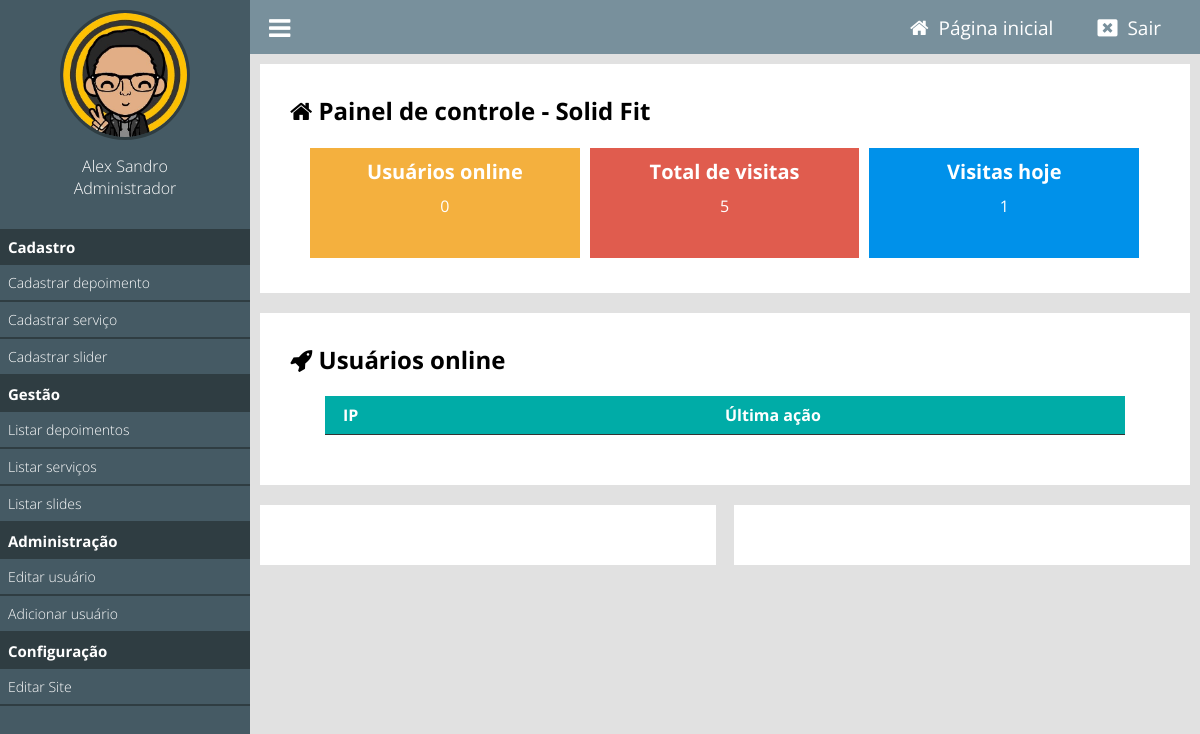
The app's page /painel/ (signed in), older data.
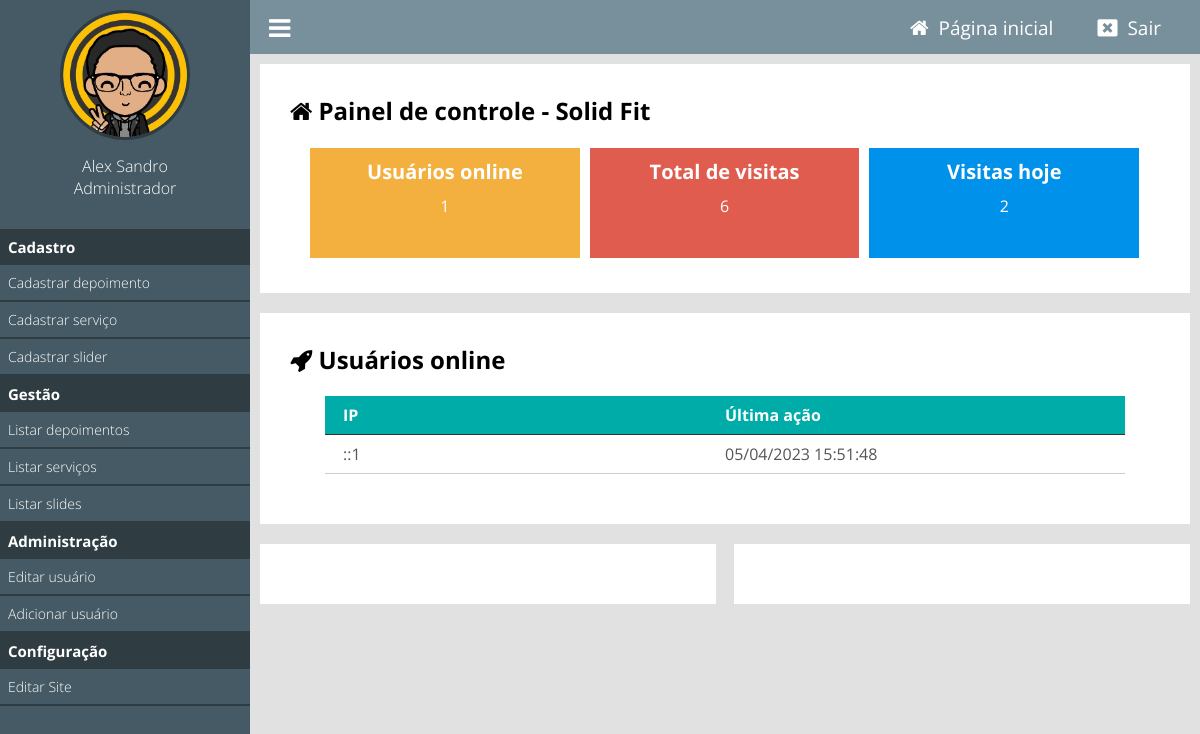
The same page, newer data.
### classes/MySql.php (called while the page is built)
<?php
    class MySql{
        private static $pdo;
        public static function conectar(){
            if(self::$pdo == null){
                try{
                    self::$pdo = new PDO('mysql:host='.HOST.';dbname='.DATABASE,USER,PASSWORD,array(PDO::MYSQL_ATTR_INIT_COMMAND => "SET NAMES utf8"));
                    self::$pdo->setAttribute(PDO::ATTR_ERRMODE,PDO::ERRMODE_EXCEPTION);
                }catch(Exception $e) {
                    echo 'erro ao conectar, tente novamente mais tarde';
                }
            }
            return self::$pdo;
        }
    }
?>

### painel/pages/home.php (the view, shortened to what this page needs)
<?php
    $usuariosOnline = Painel::listarUsuariosOnline();
    $pegarVisitasTotais = MySql::conectar()->prepare("SELECT * FROM `tb_admin.visitas`");
    $pegarVisitasTotais->execute();
    $pegarVisitasTotais = $pegarVisitasTotais->rowCount();
    $pegarVisitasHoje = MySql::conectar()->prepare("SELECT * FROM `tb_admin.visitas` WHERE dia =?");
    $pegarVisitasHoje->execute(array(date('Y-m-d')));
    $pegarVisitasHoje = $pegarVisitasHoje->rowCount();
?>
<div class="box-content left w100">
    <h2><i class="fa fa-home"></i> Painel de controle - <?php echo NOME_EMPRESA ?></h2>
    <div class="box-metricas">
    <div class="box-metrica-single">
        <div class="box-metrica-wraper">
            <h2>Usuários  online</h2>
                <p><?php echo count($usuariosOnline); ?></p>
            </div>
        </div>
        <div class="box-metrica-single">
            <div class="box-metrica-wraper">
                <h2>Total de visitas</h2>
                <p><?php echo $pegarVisitasTotais; ?></p>
            </div>
        </div>
        <div class="box-metrica-single">
            <div class="box-metrica-wraper">
                <h2>Visitas hoje</h2>
                <p><?php echo $pegarVisitasHoje; ?></p>
            </div>
        </div>
    </div>
</div>
<div class="box-content left w100">
    <h2><i class="fa fa-rocket" aria-hidden="true"></i> Usuários online</h2>
    <div class="table-responsive">
        <div class="row">
            <div class="col">
                <span>IP</span>
            </div>
            <div class="col">
                <span>Última ação</span>
            </div>
        </div>
    <?php
        foreach ($usuariosOnline as $key => $value) {
    ?>
        <div class="row">
            <div class="col">
                <span><?php echo $value['ip'] ?></span>
            </div>
            <div class="col">
                <span><?php echo date('d/m/Y H:i:s',strtotime($value['ultima_acao'])) ?></span>
            </div>
        </div>
    <?php } ?>
    </div>
</div>
    <div class="box-content left w50">
    </div>
    <div class="box-content right w50">
    </div>

### painel/index.php
<?php
    include('../config.php');
    if(Painel::logado() == false){
        include('login.php');
    } else {
        include('main.php');
    }
?>

### painel/main.php (shortened to what this page needs)
<!DOCTYPE html>
<html lang="pt-br">
<head>
    <link rel="stylesheet" href="https://cdnjs.cloudflare.com/ajax/libs/font-awesome/4.7.0/css/font-awesome.min.css">
    <link href="<?php echo INCLUDE_PATH_PAINEL ?>css/style.css" rel="stylesheet"/>
</head>
<body>
<div class="menu">
    <div class="menu-wraper">
        <div class="box-usuario">
            <?php
                if($_SESSION['img'] == ''){
            ?>
                <div class="avatar-usuario">
                    <i class="fa fa-user"></i>
                </div>
            <?php } else { ?>
                <div class="imagem-usuario">
                    <img src="<?php echo INCLUDE_PATH_PAINEL ?>uploads/<?php echo $_SESSION['img']; ?>" />
                </div>
            <?php } ?>
            <div class="nome-usuario">
                <p><?php echo $_SESSION['nome']; ?></p>
                <p><?php echo pegaCargo($_SESSION['cargo']); ?></p>
            </div>
        </div>
        <div class="items-menu">
            <h2>Cadastro</h2>
            <a <?php selecionadoMenu('cadastrar-depoimento'); ?>href="<?php echo INCLUDE_PATH_PAINEL ?>cadastrar-depoimento">Cadastrar depoimento</a>
            <a <?php selecionadoMenu('cadastrar-servico'); ?>href="">Cadastrar serviço</a>
            <a <?php selecionadoMenu('cadastrar-slider'); ?>href="">Cadastrar slider</a>
            <h2>Gestão</h2>
            <a <?php selecionadoMenu('listar-depoimentos'); ?>href="">Listar depoimentos</a>
            <a <?php selecionadoMenu('listar-serviços'); ?>href="">Listar serviços</a>
            <a <?php selecionadoMenu('listar-slides'); ?>href="">Listar slides</a>
            <h2>Administração</h2>
            <a <?php selecionadoMenu('editar-usuario'); ?>href="<?php echo INCLUDE_PATH_PAINEL ?>editar-usuario">Editar usuário</a>
            <a <?php selecionadoMenu('adicionar-usuario'); ?> <?php verificaPermissaoMenu(2); ?> href="<?php echo INCLUDE_PATH_PAINEL ?>adicionar-usuario">Adicionar usuário</a>
            <h2>Configuração</h2>
            <a <?php selecionadoMenu('editar-site'); ?>href="">Editar Site</a>
        </div>
    </div>
</div>
    <header>
        <div class="center">
            <div class="menu-btn">
                <i class="fa fa-bars"></i>
            </div>
            <div class="logout">
                <a href="<?php echo INCLUDE_PATH_PAINEL ?>"><i class="fa fa-home"></i><span>Página inicial</span></a>
                <a href="<?php echo INCLUDE_PATH_PAINEL ?>?logout"><i class="fa fa-window-close"></i><span>Sair</span></a>
            </div>
        </div>
    </header>
<div class="content">
    <?php Painel::loadPage(); ?>
</div>
</body>
</html>

### config.php (shortened to what this page needs)
<?php
	function pegaCargo($cargo){
		$arr = [
			'0' => 'Aluno',
			'1' => 'Professor',
			'2' => 'Administrador'];
			return $arr[$cargo];
	}
	function selecionadoMenu($par){
		$url = explode('/',@$_GET['url'])[0];
			if($url == $par){
				echo 'class="menu-active"';
			}
		}
	function verificaPermissaoMenu($permissao){
		if($_SESSION['cargo'] >= $permissao){
			return;
		} else {
			echo 'style="display:none;"';
		}
	}
?>

### classes/Painel.php (shortened to what this page needs)
<?php
    class Painel {
        public static function logado(){
            return isset($_SESSION['login']) ? true : false;
        }
        public static function loadPage(){
            if(isset($_GET['url'])){
                $url = explode('/',$_GET['url']);
                if(file_exists('pages/'.$url[0].'.php')){
                    include('pages/'.$url[0].'.php');
                } else {
                    header('Location: '.INCLUDE_PATH_PAINEL);
                }
            } else {
                include('pages/home.php');
            }
        }
        public static function listarUsuariosOnline(){
            $sql = MySql::conectar()->prepare("SELECT * FROM `tb_admin.online`");
            $sql->execute();
            return $sql->fetchAll();
        }
        public static function limparUsuariosOnline(){
            $date = date('Y-m-d H:i:s');
        }
    }
?>

### painel/css/style.css (style rules this page uses)
* { margin: 0; padding: 0; box-sizing: border-box; font-family: 'Open Sans', sans-serif; }
html,body { height: 100%; background: rgb(225,225,225); }
body { overflow-x: hidden; }
.center { padding: 0 2%; margin: 0 auto; }
header { position: relative; left: 250px; padding: 10px 0; background: #78909C; width: calc(100% - 250px); }
.logout { float: right; }
.logout a { padding: 0 20px; position: relative; top: 4px; color: white; font-size: 20px; text-decoration: none; }
.logout a > span { text-decoration: none; font-size: 19px; padding-left: 10px; }
.menu-btn { float: left; cursor: pointer; font-size: 25px; color: white; }
.menu-wraper { width: 250px; }
div.menu { overflow-x: hidden; overflow-y: auto; height: 100%; padding: 10px 0; position: fixed; left: 0; top: 0; background: #455A64; float: left; width: 250px; }
div.box-usuario { text-align: center; }
.imagem-usuario > img { display: inline-block; width: 130px; height: 130px; border-radius: 50%; border: 3px solid #2F3D42; }
.nome-usuario { text-align: center; margin-top: 10px; }
.nome-usuario p { color: white; font-size: 16px; font-weight: 300; }
.w100 { width: 100%; }
.w50 { width: 49%; }
.left { float: left; }
.right { float: right; }
.content { width: calc(100% - 250px); position: relative; left: 250px; padding: 10px; }
.box-content { background: white; padding: 30px; margin-bottom: 20px; }
.items-menu { margin-top: 30px; }
.items-menu h2 { text-align: left; font-weight: bold; font-size: 15px; background: #2F3D42; color: white; padding: 8px; }
.items-menu a { display: block; padding: 8px; font-weight: 300; font-size: 14px; text-decoration: none; color: white; border-bottom: 2px solid #2F3D42; }
.box-metricas { margin-top:16px; padding:0 15px; }
.box-metrica-single { float: left; position: relative; width: 33.3%; background: #F4B03E; border: 5px solid white; }
.box-metricas .box-metrica-single:nth-of-type(2) { background: #E05C4E; }
.box-metricas .box-metrica-single:nth-of-type(3) { background: #0091ea; }
.box-metrica-wraper { padding: 10px 20px; text-align: center; color: white; }
.box-metrica-wraper h2 { font-size: 20px; }
.box-metrica-wraper p { padding: 10px 0; font-size: 16px; }
.table-responsive { max-width: 800px; margin: 20px auto; }
.table-responsive .row:nth-of-type(1) { font-weight: bold; background: #00aca7; color: white; border-bottom: 1px solid #333; }
.table-responsive .row { color: #555; border-bottom: 1px solid #ccc; padding: 8px 18px; }
.col { float: left; width: 50%; }
@media screen and (max-width: 1200px) { .box-metrica-single { height: 120px; } }

Row changes from the older to the newer data that the page shows:
added tb_admin.online: ip "::1", ultima_acao "05/04/2023 15:51:48"
Text that changed along with them:
count($usuariosOnline): "0" → "1"
$pegarVisitasTotais: "5" → "6"
$pegarVisitasHoje: "1" → "2"
